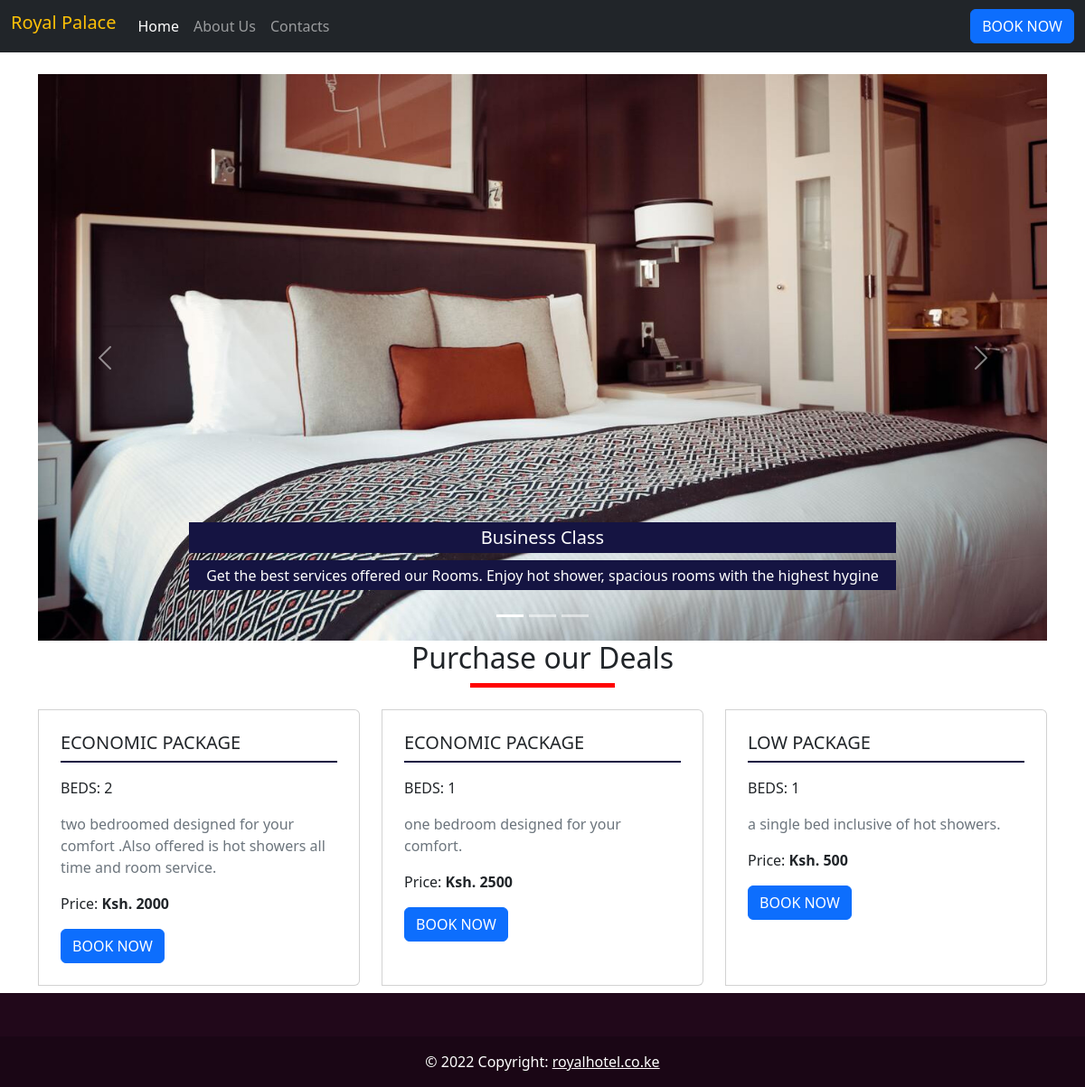
/book, run on an earlier commit of the app's database.
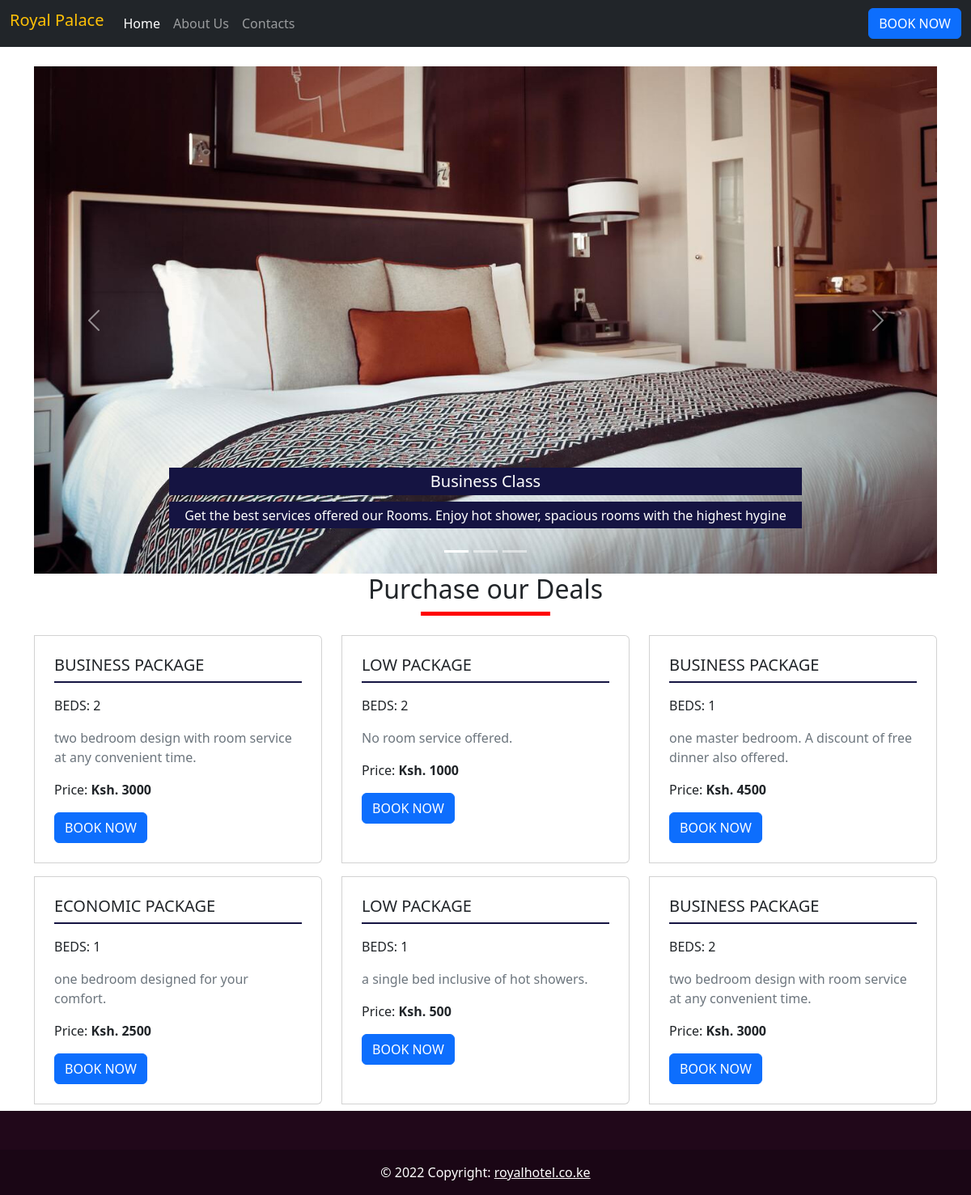
And on a later commit of the database.
### base/models.py (models this page shows, shortened)
class Room(models.Model):
    category = models.ForeignKey(Category, on_delete=models.CASCADE)
    room_code = models.CharField(max_length=3)

class Category(models.Model):
    CATEGORIES = [
        ("BUSINESS", "BUSINESS"),
        ("ECONOMIC", "ECONOMIC"),
        ("LOW", "LOW")
    ]
    BEDS = [
        (1, 'one'),
        (2, 'two'),
    ]
    categories = models.CharField(max_length=10, choices=CATEGORIES)
    beds = models.IntegerField(choices=BEDS)
    price = models.IntegerField()
    description = models.TextField()

### base/views.py (the view)
# urls.py: path("book", views.book, name="book"),
def book(request):
    rooms = Room.objects.raw("SELECT * FROM base_room INNER JOIN base_category ON base_room.category_id = "
                             "base_category.id WHERE base_room.id NOT IN (SELECT room_id_id FROM base_customer WHERE "
                             "active = 1)")
    print(rooms)
    return render(request, "base/book.html", {"rooms": list(rooms)})

### base/templates/base/book.html (shortened to what this page needs)
{% extends 'base.html' %} {% load static %} {% block 'body' %}
{% include 'base/components/nav.html' %}
<br>
<div
  id="carouselExampleDark"
  class="carousel carousel-primary slide container"
  data-bs-ride="carousel"
>
  <div class="carousel-indicators">
    <button
      type="button"
      data-bs-target="#carouselExampleDark"
      data-bs-slide-to="0"
      class="active"
      aria-current="true"
      aria-label="Slide 1"
    ></button>
    <button
      type="button"
      data-bs-target="#carouselExampleDark"
      data-bs-slide-to="1"
      aria-label="Slide 2"
    ></button>
    <button
      type="button"
      data-bs-target="#carouselExampleDark"
      data-bs-slide-to="2"
      aria-label="Slide 3"
    ></button>
  </div>
  <div class="carousel-inner">
    <div class="carousel-item active" data-bs-interval="10000">
      <img
        src="{% static 'base/images/business.jpg' %}"
        class="d-block img-fluid"
        alt="..."
      />
      <div class="carousel-caption d-none d-md-block">
        <h5>Business Class</h5>
        <p>
          Get the best services offered our Rooms. Enjoy hot shower, spacious
          rooms with the highest hygine
        </p>
      </div>
    </div>
  </div>
  <button
    class="carousel-control-prev"
    type="button"
    data-bs-target="#carouselExampleDark"
    data-bs-slide="prev"
  >
    <span class="carousel-control-prev-icon" aria-hidden="true"></span>
  </button>
  <button
    class="carousel-control-next"
    type="button"
    data-bs-target="#carouselExampleDark"
    data-bs-slide="next"
  >
    <span class="carousel-control-next-icon" aria-hidden="true"></span>
  </button>
</div>
<h2 class="text-center">Purchase our Deals</h2>
<div class="separator"></div>
<div class="container">
    <div class="row">
        {% for room in rooms %}
        <form class="col-md-6 col-lg-4 card-group" action="{% url 'base:pay' room.id %}" method="post">
            <div class="card col-12 p-2 my-2">
                <div class="card-body">
                    <h5 class="card-title"> {{room.category.categories}} PACKAGE </h5>
                    <p class="divider"></p>
                    <p class="card-text">BEDS: {{room.category.beds}} </p>
                    <p class="card-text text-muted"><quoteblock>{{room.category.description}}</quoteblock></p>
                    <p class="card-text">Price: <spa class="fw-bold ">Ksh. {{room.category.price}} </span> </p>
                    <button class="btn btn-primary">BOOK NOW</button>
                </div>
            </div>
        </form>
        {% endfor %}
    </div>
</div>
{% include 'base/components/footer.html' %} {% endblock 'body' %}

### base/templates/base.html (shortened to what this page needs)
{% load static %}
<!DOCTYPE html>
<html lang="en">
  <head>
    <link
      rel="stylesheet"
      type="text/css"
      href="{% static 'base/css/index.css' %}"
    />
    <link
      href="https://cdn.jsdelivr.net/npm/bootstrap@5.2.0/dist/css/bootstrap.min.css"
      rel="stylesheet"
    />
  </head>
  <body>
    {% block 'body' %} {% endblock 'body' %}
  </body>
</html>

### base/templates/base/components/nav.html
<nav class="navbar navbar-expand-lg navbar-dark bg-dark">
  <div class="container-fluid">
    <a class="navbar-brand text-warning h1" href="{% url 'base:index' %}"
      >Royal Palace</a
    >
    <div class="collapse navbar-collapse" id="navbarNav">
      <ul class="navbar-nav">
        <li class="nav-item">
          <a
            class="nav-link active"
            aria-current="page"
            href="{% url 'base:index' %}"
            >Home</a
          >
        </li>
        <li class="nav-item">
          <a class="nav-link" href="#about">About Us</a>
        </li>
        <li class="nav-item">
          <a class="nav-link" href="#">Contacts</a>
        </li>
      </ul>
    </div>
    <a class="btn btn-primary" href="{% url 'base:book' %}">BOOK NOW</a>
  </div>
</nav>

### base/templates/base/components/footer.html
<footer class="text-center text-white" style="background-color: #21081a">
  <div class="container p-4"></div>
  <div class="text-center p-3" style="background-color: rgba(0, 0, 0, 0.2)">
    © 2022 Copyright:
    <a class="text-white" href="royalhotel.co.ke">royalhotel.co.ke</a>
  </div>
</footer>

### base/static/base/css/index.css (style rules this page uses)
:root { padding: 0; margin: 0; box-sizing: border-box; --primary-color:#151442; --secondary-color:gold; --accent-color:#dfdfdf; color: red; }
.carousel img { width: 100%; max-height: 80vh; }
.carousel-caption>h5, .carousel-caption>p { color: white; background: #151442; padding: 0.3rem; }
.card { transition: all 0.2s ease-out; cursor: pointer; }
.separator { height: 5px; width: 10em; background-color: red; margin: 0 auto 1rem; }
.divider { width: 100%; height: 2px; background-color: #151442; }

What changed in the data, as far as the page shows it:
no longer on this page (row unchanged): Room: category.categories "ECONOMIC", category.beds "2", category.description "two bedroomed designed for your comfort .Also offered is hot showers all time and room service.", category.price "2000"
now on this page (row unchanged): Room: category.categories "BUSINESS", category.beds "2", category.description "two bedroom design with room service at any convenient time.", category.price "3000"
now on this page (row unchanged): Room: category.categories "LOW", category.beds "2", category.description "No room service offered.", category.price "1000"
now on this page (row unchanged): Room: category.categories "BUSINESS", category.beds "1", category.description "one master bedroom. A discount of free dinner also offered.", category.price "4500"
added Room: category.categories "BUSINESS", category.beds "2", category.description "two bedroom design with room service at any convenient time.", category.price "3000"
